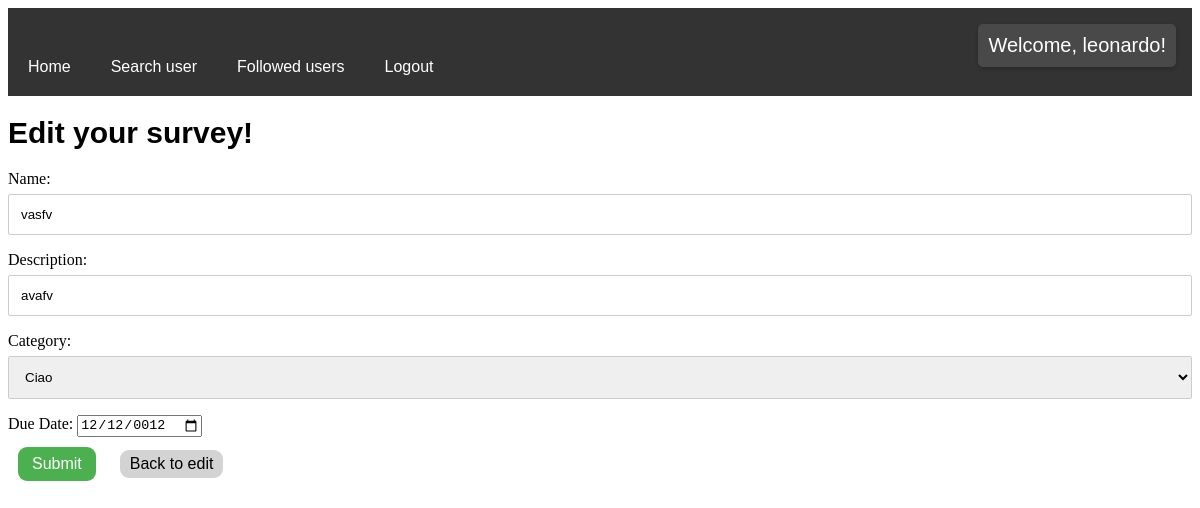
Before: /editSurvey/1/ (signed in) with the older database file.
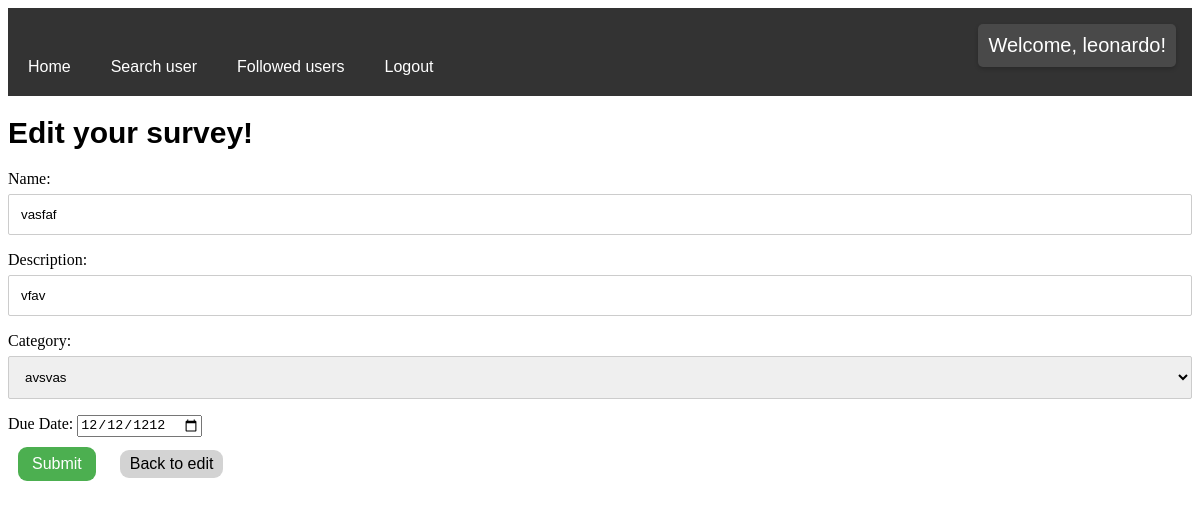
After: the same page with the newer database file.
### surveys/models.py (models this page shows, shortened)
class Survey(models.Model):
    id = models.AutoField(primary_key=True)
    name = models.CharField(max_length=50)
    description = models.CharField(max_length=200)
    user = models.ForeignKey(User, on_delete=models.CASCADE, null=True)
    category = models.ForeignKey(Category, on_delete=models.CASCADE, null=True)
    deadline = models.DateField(null=True)

### surveys/views.py (the view, shortened to what this page needs)
# urls.py: path('editSurvey/<int:pk>/', views.EditSurvey.as_view(), name='editSurvey'),
class EditSurvey(UpdateView):
    model = Survey
    fields = ['name', 'description', 'category', 'deadline']
    template_name = 'editSurvey.html'
    def get_context_data(self, **kwargs):
        context = super().get_context_data(**kwargs)
        context['survey'] = Survey.objects.get(pk=self.kwargs['pk'])
        context['user'] = User.objects.get(username=self.request.user.username)
        context['categories'] = Category.objects.all()
        return context

### templates/editSurvey.html (shortened to what this page needs)
{% extends 'base.html' %}
{% block content %}
    <h1>Edit your survey!</h1>
    <form method="post">
        <label for="name">Name:</label>
        <input type="text" id="name" name="name" value="{{ survey.name }}">
        <label for="description">Description:</label>
        <input type="text" id="description" name="description" value="{{ survey.description }}">
        <label for="category">Category:</label>
        <select name="category" id="category">
            {% for category in categories %}
                {% if category.id == survey.category.id %}
                    <option value="{{ category.id }}" id="info" selected>{{ category.name }}</option>
                {% else %}
                    <option value="{{ category.id }}" id="info">{{ category.name }}</option>
                {% endif %}
            {% endfor %}
        </select>
        <label for="deadline">Due Date:</label>
        <input type="date" id="deadline" name="deadline" value="{{ survey.deadline.isoformat }}">
        <br>
        <input type="submit" value="Submit">
        <a href="{% url 'viewSurvey' survey.id %}">
            <button class="cancel-link" type="button">Back to edit</button>
        </a>
    </form>
{% endblock %}

Changed rows visible on the page:
changed Survey: name "vasfv" → "vasfaf"; description "avafv" → "vfav"; deadline "12/12/0012" → "12/12/1212"
Other visible differences:
form field category: "Ciao" → "avsvas"
